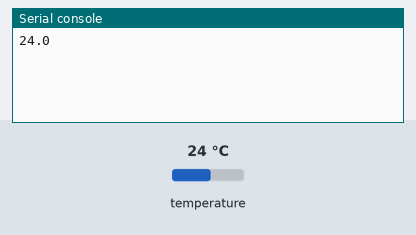
Recording of a program running on a simulated ESP32 board running MicroPython. Parts: the last lines printed to the serial console. Inputs (shaded band) come from the test bench; at power-on: temperature 24 °C.

Above: at 1.2 s.
1.3 s: temperature set to 12 °C
At 7.5 s:
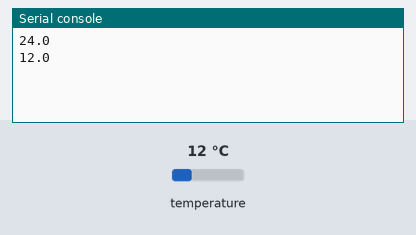
7.8 s: temperature set to 19 °C
At 13.1 s:
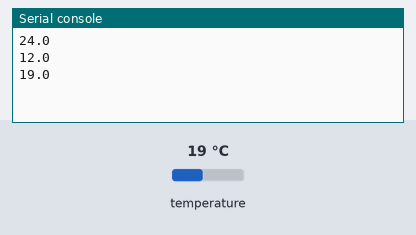
Timing chart, 0 to 14.6 s (numbered marks = the images above; inputs shaded):
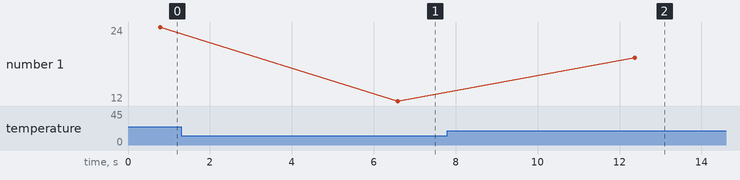

Measured:
- after the input at 1.3 s, the serial console: prints a new line after 5.3 s (image 1)
- after the input at 7.8 s, the serial console: prints a new line after 4.6 s (image 2)
- plotted number 1: 24 → 12 after the input at 1.3 s, 12 → 19 after the input at 7.8 s

The program:

main.py
```python
# -*- coding: utf-8 -*-
from machine import Pin,I2C
import machine
import utime
import onewire
from ds18x20 import DS18X20

OneWirePin = 15

def readDS18x20():
    # the device is on GPIO22
    dat = Pin(OneWirePin)
    # create the onewire object
    ds = DS18X20(onewire.OneWire(dat))
    # scan for devices on the bus
    roms = ds.scan()# 扫描挂载在单总线上的ds18B20设备
    ds.convert_temp() # 数据转换
    utime.sleep_ms(750)
    values = []

    for rom in roms:
        values.append(ds.read_temp(rom))

    # values.append(u"℃")
#     print(values,r"℃")
    return values

def test():
	while 1:
		print(readDS18x20()[0])
		utime.sleep(5)

if __name__=='__main__':
    test()
```
